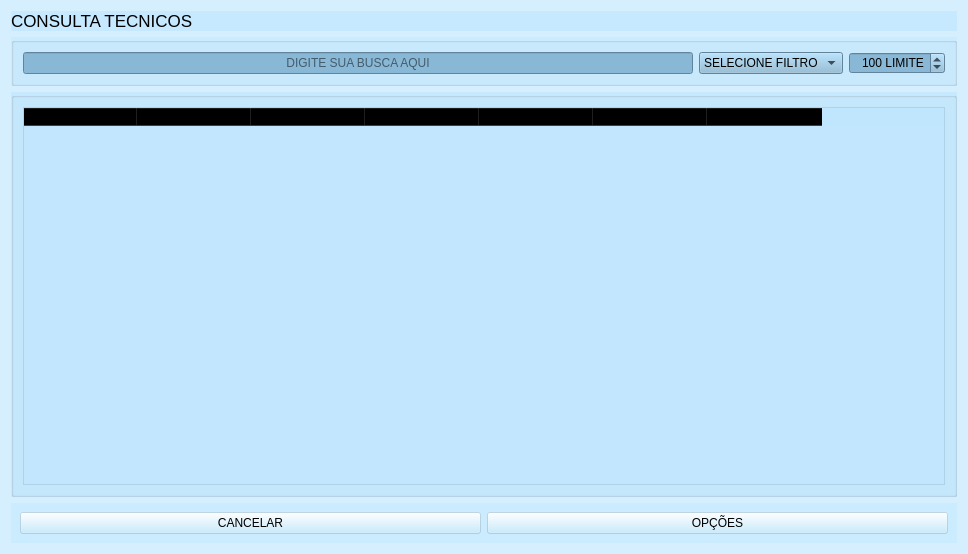
<?xml version="1.0" encoding="UTF-8"?>
<ui version="4.0">
 <class>Form</class>
 <widget class="QWidget" name="Form">
  <property name="geometry">
   <rect>
    <x>0</x>
    <y>0</y>
    <width>968</width>
    <height>554</height>
   </rect>
  </property>
  <property name="minimumSize">
   <size>
    <width>889</width>
    <height>469</height>
   </size>
  </property>
  <property name="maximumSize">
   <size>
    <width>968</width>
    <height>554</height>
   </size>
  </property>
  <property name="windowTitle">
   <string>CONSULTA TECNICOS - ASSISTENCIA TECNICA</string>
  </property>
  <property name="windowIcon">
   <iconset resource="../IMG/recursos.qrc">
    <normaloff>:/img/technician.svg</normaloff>:/img/technician.svg</iconset>
  </property>
  <property name="styleSheet">
   <string notr="true">#busca{
	background-image: url(:/img/user.svg);
	background-repeat: no-repeat;
    background-position: left;
	background-color: rgb(137, 184, 214);
}
#Form{
	image: url(:/img/tecnico.jpg);
}

QWidget{	
	background-color: rgb(188, 230, 254, 100);
}

#filtro, #limite{
	background-color: rgb(137, 184, 214);
}</string>
  </property>
  <layout class="QVBoxLayout" name="verticalLayout">
   <item>
    <widget class="QWidget" name="widget_3" native="true">
     <property name="maximumSize">
      <size>
       <width>16777215</width>
       <height>66</height>
      </size>
     </property>
     <layout class="QHBoxLayout" name="horizontalLayout">
      <property name="spacing">
       <number>0</number>
      </property>
      <property name="leftMargin">
       <number>0</number>
      </property>
      <property name="topMargin">
       <number>0</number>
      </property>
      <property name="rightMargin">
       <number>0</number>
      </property>
      <property name="bottomMargin">
       <number>0</number>
      </property>
      <item>
       <widget class="QLabel" name="label">
        <property name="font">
         <font>
          <pointsize>13</pointsize>
         </font>
        </property>
        <property name="text">
         <string>CONSULTA TECNICOS</string>
        </property>
        <property name="alignment">
         <set>Qt::AlignLeading|Qt::AlignLeft|Qt::AlignVCenter</set>
        </property>
       </widget>
      </item>
      <item>
       <widget class="QLabel" name="label_2">
        <property name="maximumSize">
         <size>
          <width>100</width>
          <height>16777215</height>
         </size>
        </property>
        <property name="font">
         <font>
          <pointsize>13</pointsize>
         </font>
        </property>
        <property name="text">
         <string/>
        </property>
        <property name="pixmap">
         <pixmap resource="../IMG/recursos.qrc">:/img/search.svg</pixmap>
        </property>
        <property name="alignment">
         <set>Qt::AlignRight|Qt::AlignTrailing|Qt::AlignVCenter</set>
        </property>
       </widget>
      </item>
     </layout>
    </widget>
   </item>
   <item>
    <widget class="QGroupBox" name="groupBox">
     <property name="title">
      <string/>
     </property>
     <layout class="QHBoxLayout" name="horizontalLayout_2">
      <item>
       <widget class="QLineEdit" name="busca">
        <property name="alignment">
         <set>Qt::AlignCenter</set>
        </property>
        <property name="placeholderText">
         <string>DIGITE SUA BUSCA AQUI</string>
        </property>
        <property name="clearButtonEnabled">
         <bool>true</bool>
        </property>
       </widget>
      </item>
      <item>
       <widget class="QComboBox" name="filtro">
        <item>
         <property name="text">
          <string>SELECIONE FILTRO</string>
         </property>
        </item>
        <item>
         <property name="text">
          <string>NOME</string>
         </property>
        </item>
        <item>
         <property name="text">
          <string>CÓDIGO</string>
         </property>
        </item>
        <item>
         <property name="text">
          <string>CPF</string>
         </property>
        </item>
       </widget>
      </item>
      <item>
       <widget class="QSpinBox" name="limite">
        <property name="maximumSize">
         <size>
          <width>102</width>
          <height>16777215</height>
         </size>
        </property>
        <property name="toolTip">
         <string>&lt;html&gt;&lt;head/&gt;&lt;body&gt;&lt;p&gt;&lt;span style=&quot; font-weight:600;&quot;&gt;DEFINE UM LIMITE PARA NÃO SOBRECARREGAR O SERVIDOR&lt;/span&gt;&lt;/p&gt;&lt;/body&gt;&lt;/html&gt;</string>
        </property>
        <property name="alignment">
         <set>Qt::AlignRight|Qt::AlignTrailing|Qt::AlignVCenter</set>
        </property>
        <property name="suffix">
         <string> LIMITE</string>
        </property>
        <property name="maximum">
         <number>1000</number>
        </property>
        <property name="value">
         <number>100</number>
        </property>
        <property name="displayIntegerBase">
         <number>10</number>
        </property>
       </widget>
      </item>
     </layout>
    </widget>
   </item>
   <item>
    <widget class="QWidget" name="widget" native="true">
     <layout class="QVBoxLayout" name="verticalLayout_2">
      <property name="spacing">
       <number>0</number>
      </property>
      <property name="leftMargin">
       <number>0</number>
      </property>
      <property name="topMargin">
       <number>0</number>
      </property>
      <property name="rightMargin">
       <number>0</number>
      </property>
      <property name="bottomMargin">
       <number>0</number>
      </property>
      <item>
       <widget class="QGroupBox" name="groupBox_2">
        <property name="title">
         <string/>
        </property>
        <layout class="QHBoxLayout" name="horizontalLayout_3">
         <item>
          <widget class="QTableWidget" name="tabela">
           <property name="editTriggers">
            <set>QAbstractItemView::NoEditTriggers</set>
           </property>
           <property name="selectionMode">
            <enum>QAbstractItemView::SingleSelection</enum>
           </property>
           <property name="selectionBehavior">
            <enum>QAbstractItemView::SelectRows</enum>
           </property>
           <property name="showGrid">
            <bool>false</bool>
           </property>
           <property name="sortingEnabled">
            <bool>true</bool>
           </property>
           <attribute name="horizontalHeaderDefaultSectionSize">
            <number>114</number>
           </attribute>
           <attribute name="horizontalHeaderMinimumSectionSize">
            <number>39</number>
           </attribute>
           <column>
            <property name="text">
             <string>CÓDIGO</string>
            </property>
           </column>
           <column>
            <property name="text">
             <string>CLIENTE</string>
            </property>
           </column>
           <column>
            <property name="text">
             <string>TELEFONE</string>
            </property>
           </column>
           <column>
            <property name="text">
             <string>WHATSAPP</string>
            </property>
           </column>
           <column>
            <property name="text">
             <string>E-MAIL</string>
            </property>
           </column>
           <column>
            <property name="text">
             <string>CPF</string>
            </property>
           </column>
           <column>
            <property name="text">
             <string>SITUAÇÃO</string>
            </property>
           </column>
          </widget>
         </item>
        </layout>
       </widget>
      </item>
     </layout>
    </widget>
   </item>
   <item>
    <widget class="QWidget" name="widget_2" native="true">
     <layout class="QHBoxLayout" name="horizontalLayout_4">
      <item>
       <widget class="QPushButton" name="cancelar">
        <property name="text">
         <string>CANCELAR</string>
        </property>
        <property name="icon">
         <iconset resource="../IMG/recursos.qrc">
          <normaloff>:/img/cancel.svg</normaloff>:/img/cancel.svg</iconset>
        </property>
        <property name="iconSize">
         <size>
          <width>37</width>
          <height>27</height>
         </size>
        </property>
       </widget>
      </item>
      <item>
       <widget class="QPushButton" name="opcoes">
        <property name="text">
         <string>OPÇÕES</string>
        </property>
        <property name="icon">
         <iconset resource="../IMG/recursos.qrc">
          <normaloff>:/img/gear-svgrepo-com.svg</normaloff>:/img/gear-svgrepo-com.svg</iconset>
        </property>
        <property name="iconSize">
         <size>
          <width>37</width>
          <height>27</height>
         </size>
        </property>
       </widget>
      </item>
     </layout>
    </widget>
   </item>
  </layout>
 </widget>
 <resources>
  <include location="../IMG/recursos.qrc"/>
 </resources>
 <connections/>
</ui>
